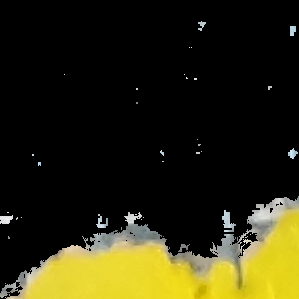
#> input picture Imágenes de muestra/ConjuntoB/Bueno/1713263505492_0.png, 299 x 299 px; its folder holds only this picture in this run
$ python ConjuntoB.py
#> lines starting #> are read from the running program, lines starting #| are printed output that depends on the picture; after the words box and inside, x2 and y2 are one past the last pixel; in counts of white or black regions, pixels touching at a corner belong together
import cv2
import numpy as np
from PIL import Image
import os

tile_size = 299  # Tamaño del cuadro en píxeles
dark_threshold = 30  # Umbral para determinar si una imagen es oscura
bw_threshold = 10  # Umbral para determinar si una imagen es en blanco y negro

def process_images_in_directory(src_directory: str, dst_directory: str, save):
    if not os.path.exists(src_directory):
        raise FileNotFoundError(f"Directory '{src_directory}' does not exist.")

    for root, dirs, files in os.walk(src_directory):
        # Crear el directorio correspondiente en el destino
        relative_path = os.path.relpath(root, src_directory)
        dest_subdir = os.path.join(dst_directory, relative_path)

        if not os.path.exists(dest_subdir):
            os.makedirs(dest_subdir)

        for filename in files:
            if filename.lower().endswith(('.jpg', '.jpeg', '.png')):
                image_path = os.path.join(root, filename)
                base_name = os.path.splitext(os.path.basename(image_path))[0]
                processed_image = keep_leaf(image_path)

                # Obtener dimensiones de la imagen
                img_height, img_width = processed_image.shape[:2]

                # Inicializar contadores para nombrar los archivos
                tile_count = 0

                # Recorrer la imagen y cortar los cuadros
                for top in range(0, img_height, tile_size):
                    for left in range(0, img_width, tile_size):
                        # Definir las coordenadas del recorte
                        bottom = min(top + tile_size, img_height)
                        right = min(left + tile_size, img_width)

                        # Realizar el recorte
                        tile = processed_image[top:bottom, left:right]

                        # Evaluar si el recorte es principalmente oscuro o en blanco y negro
                        if is_dark_or_bw(tile):
                            continue  # No guardar la imagen si es principalmente oscura o en blanco y negro

                        # Convertir el recorte de BGR a RGB
                        tile_rgb = cv2.cvtColor(tile, cv2.COLOR_BGR2RGB)

                        # Convertir el recorte de nuevo a una imagen Pillow
                        tile_image = Image.fromarray(tile_rgb)

                        # Definir el nombre del archivo de salida
                        output_path = os.path.join(dest_subdir, f'{base_name}_{tile_count}.png')
                        tile_image.save(output_path)

                        # Incrementar el contador de cuadros
                        tile_count += 1

def keep_leaf(image_path):
    image = cv2.imread(image_path)
#> image is the input picture: shape (299, 299, 3); mean B, G, R 16.2, 40, 42.6
    hsv = cv2.cvtColor(image, cv2.COLOR_BGR2HSV)
#> hsv: shape (299, 299, 3); mean H, S, V 6.7, 30.3, 42.9

    # Definir el rango para el blanco intenso en HSV
    lower_white = np.array([0, 0, 220])  # Ajustar según la luminosidad y saturación del blanco
    upper_white = np.array([179, 3, 255])  # Ajustar según la luminosidad y saturación del blanco

    # Definir rangos para los colores de la hoja (verde, amarillo, naranja y marrón)
    lower_green = np.array([20, 0, 50])
    upper_green = np.array([100, 255, 255])

    lower_yellow = np.array([20, 100, 100])
    upper_yellow = np.array([40, 255, 255])

    lower_orange = np.array([5, 100, 100])
    upper_orange = np.array([15, 255, 255])

    lower_brown = np.array([0, 50, 50])
    upper_brown = np.array([20, 255, 255])

    # Rango para el azul
    lower_blue = np.array([90, 40, 40])
    upper_blue = np.array([130, 255, 255])

    # Rango para grises
    lower_gray = np.array([0, 0, 50])
    upper_gray = np.array([179, 250, 255])

    # Crear máscaras para cada color de hoja y blanco
    green_mask = cv2.inRange(hsv, lower_green, upper_green)
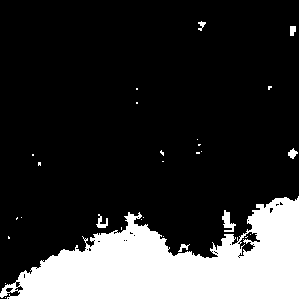
#> green_mask: shape (299, 299); 19.8% white; 29 white regions (22 under 20 px), largest, box (x1, y1, x2, y2) and area: (0, 196, 299, 299) 17217, (222, 210, 236, 232) 154, (96, 214, 108, 228) 80
    yellow_mask = cv2.inRange(hsv, lower_yellow, upper_yellow)
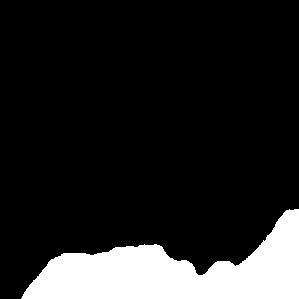
#> yellow_mask: shape (299, 299); 14.2% white; 1 white region, box (x1, y1, x2, y2) and area: (21, 209, 299, 299) 12726
    orange_mask = cv2.inRange(hsv, lower_orange, upper_orange)
#> orange_mask: shape (299, 299); every value is 0
    brown_mask = cv2.inRange(hsv, lower_brown, upper_brown)
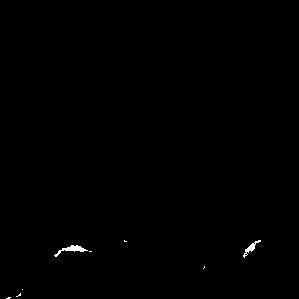
#> brown_mask: shape (299, 299); 0.27% white; 8 white regions (6 under 20 px), largest, box (x1, y1, x2, y2) and area: (54, 245, 88, 257) 129, (243, 240, 261, 258) 84
    white_mask = cv2.inRange(hsv, lower_white, upper_white)
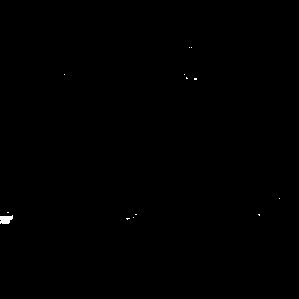
#> white_mask: shape (299, 299); 0.13% white; 13 white regions (12 under 20 px), largest, box (x1, y1, x2, y2) and area: (0, 215, 13, 224) 89

    # Combinar las máscaras en una sola máscara de hoja
    leaf_mask = cv2.bitwise_or(green_mask, yellow_mask)
    leaf_mask = cv2.bitwise_or(leaf_mask, orange_mask)
    leaf_mask = cv2.bitwise_or(leaf_mask, brown_mask)
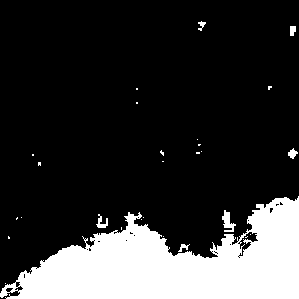
#> leaf_mask: shape (299, 299); 20% white; 28 white regions (21 under 20 px), largest, box (x1, y1, x2, y2) and area: (0, 196, 299, 299) 17352, (222, 210, 236, 232) 154, (96, 214, 108, 228) 80
    leaf_mask = cv2.bitwise_or(leaf_mask, white_mask)
#> leaf_mask: shape (299, 299); 20.1% white; 37 white regions (29 under 20 px), largest, box (x1, y1, x2, y2) and area: (0, 196, 299, 299) 17352, (222, 210, 236, 232) 154, (0, 215, 13, 224) 89

    # Máscaras
    blue_mask = cv2.inRange(hsv, lower_blue, upper_blue)
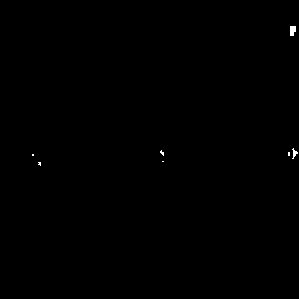
#> blue_mask: shape (299, 299); 0.13% white; 7 white regions (5 under 20 px), largest, box (x1, y1, x2, y2) and area: (290, 26, 296, 36) 52, (292, 148, 298, 159) 30
    gray_mask = cv2.inRange(hsv, lower_gray, upper_gray)
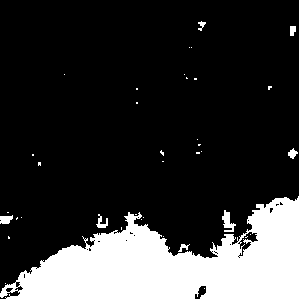
#> gray_mask: shape (299, 299); 20% white; 38 white regions (30 under 20 px), largest, box (x1, y1, x2, y2) and area: (0, 196, 299, 299) 17270, (222, 210, 236, 232) 154, (0, 215, 13, 224) 89

    # Combinar máscaras
    background_mask = cv2.bitwise_or(blue_mask, gray_mask)

    # Invertir la máscara azul para obtener el fondo (áreas que no son azul)
    background_blue_mask = cv2.bitwise_not(background_mask)

    # Crear una imagen completamente negra del mismo tamaño que la imagen original
    black_image = np.zeros_like(image)

    # Aplicar la máscara azul invertida a la imagen negra para hacer que el fondo sea negro
    background_image = cv2.bitwise_and(black_image, black_image, mask=background_blue_mask)
#> background_image: shape (299, 299, 3); every value is 0

    # Conservar solo la hoja en la imagen original
    result = cv2.bitwise_and(image, image, mask=leaf_mask)

    # Sumar las imágenes para obtener la imagen final
    final_image = cv2.add(result, background_image)

    return final_image

def is_dark_or_bw(image, dark_threshold=dark_threshold, bw_threshold=bw_threshold):
    # Convertir la imagen a escala de grises
    gray_image = cv2.cvtColor(image, cv2.COLOR_BGR2GRAY)
    # Calcular la media de los valores de los píxeles
    mean_value = np.mean(gray_image)

    # Si la media de los valores de los píxeles es menor que el umbral, la imagen es oscura
    if mean_value < dark_threshold:
        return True

    # Evaluar si la imagen es en blanco y negro
    # Calcular la desviación estándar de los valores de los canales R, G y B
    std_deviation = np.std(image, axis=(0, 1))

    # Si la desviación estándar es menor que el umbral, la imagen es en blanco y negro
    if np.max(std_deviation) < bw_threshold:
        return True

    return False

if __name__ == "__main__":
    process_images_in_directory("ImagenesAjustadas/Bueno", "ConjuntoB/Bueno", save=True)
#> after the loop in process_images_in_directory, `for top in range(0, img_height, tile_size):`: tile_count = 1
    process_images_in_directory("ImagenesAjustadas/Mal", "ConjuntoB/Mal", save=True)
#> (the run stopped early here; a loop or call above may not have finished)

$ run again, on Imágenes de muestra/ConjuntoB/Bueno/1713263505492_1.png
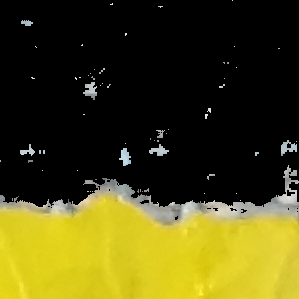
#> input picture Imágenes de muestra/ConjuntoB/Bueno/1713263505492_1.png, 299 x 299 px
#> in keep_leaf, image is the input picture: shape (299, 299, 3); mean B, G, R 20.4, 69.8, 74.5
#> hsv: shape (299, 299, 3); mean H, S, V 10.6, 62.5, 74.7
#> in keep_leaf, `green_mask = cv2.inRange(hsv, lower_green, upper_green)`:
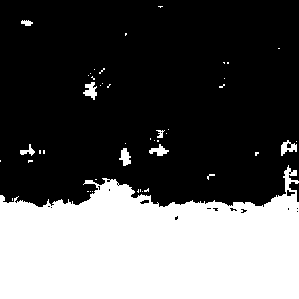
#> green_mask: shape (299, 299); 34.5% white; 45 white regions (37 under 20 px), largest, box (x1, y1, x2, y2) and area: (0, 165, 299, 299) 30013, (83, 82, 97, 100) 144, (281, 140, 297, 156) 134
#> in keep_leaf, `yellow_mask = cv2.inRange(hsv, lower_yellow, upper_yellow)`:
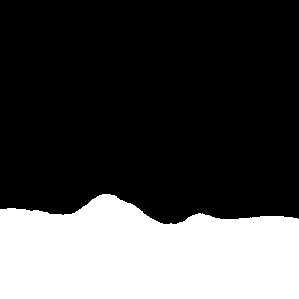
#> yellow_mask: shape (299, 299); 28.9% white; 1 white region, box (x1, y1, x2, y2) and area: (0, 194, 299, 299) 25855
#> orange_mask: shape (299, 299); every value is 0
#> brown_mask: shape (299, 299); 0.06% white in thin lines or dots, all inside (x1, y1, x2, y2) = (37, 193, 94, 208)
#> white_mask: shape (299, 299); 0.07% white in thin lines or dots, all inside (x1, y1, x2, y2) = (31, 0, 291, 201)
#> blue_mask: shape (299, 299); 0.12% white; 3 white regions (2 under 20 px), largest, box (x1, y1, x2, y2) and area: (119, 148, 131, 166) 97
#> background_blue_mask: shape (299, 299); 65.4% white; 62 black regions (54 under 20 px), largest, box (x1, y1, x2, y2) and area: (0, 165, 299, 299) 30042, (83, 82, 97, 100) 144, (281, 140, 297, 156) 134
#> background_image: shape (299, 299, 3); every value is 0
#> after the loop in process_images_in_directory, `for top in range(0, img_height, tile_size):`: tile_count = 1
